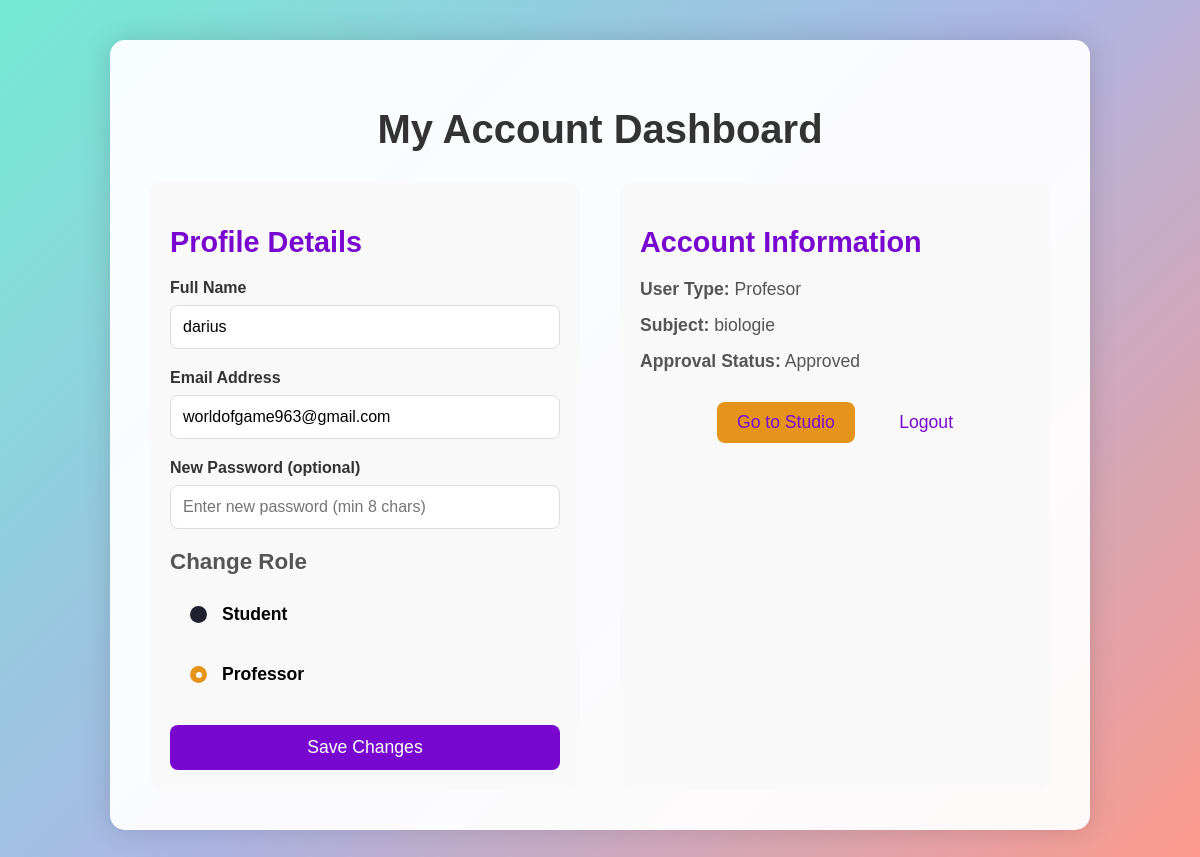
Page /account (signed in) on the earlier database version.
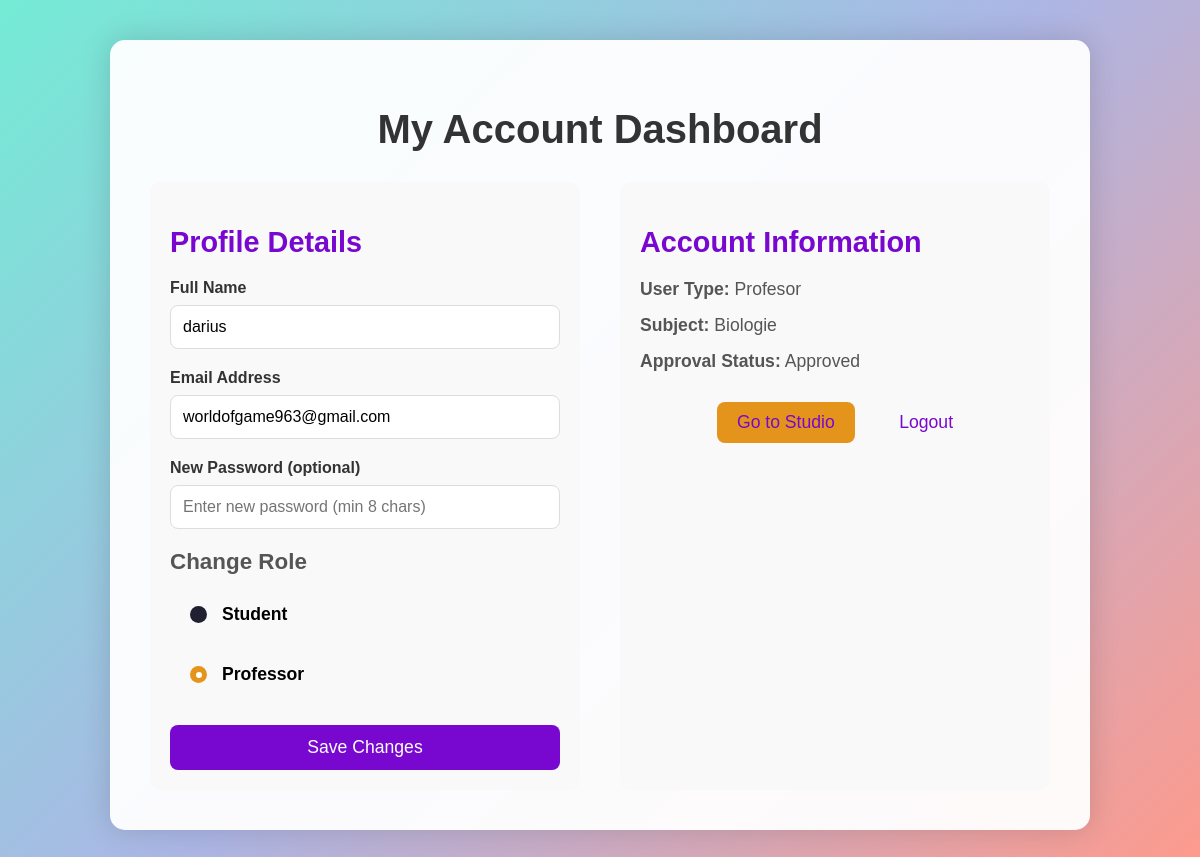
Same page on the later database version.
### models.py (models this page shows, shortened)
class User(db.Model, UserMixin):
    id = db.Column(db.Integer, primary_key=True)
    email = db.Column(db.String(120), unique=True, nullable=False)
    password = db.Column(db.String(120), nullable=False)
    name = db.Column(db.String(120), nullable=True)
    is_admin = db.Column(db.Boolean, default=False)
    user_type = db.Column(db.String(50), nullable=True)
    subject = db.Column(db.String(120), nullable=True)
    is_professor_approved = db.Column(db.Boolean, default=False)
    verification_token = db.Column(db.String(36), nullable=True)
    is_verified = db.Column(db.Boolean, default=False)
    last_login = db.Column(db.DateTime, nullable=True)
    @property
    def is_authenticated(self):
        return True

### AccountPage/routes.py (the view, shortened to what this page needs)
@account_bp.route('/account', methods=['GET', 'POST'])
@login_required
def account():
    user = User.query.get(current_user.id)
    if not user:
        flash('User not found.', 'error')
        return redirect(url_for('landing.index'))
    return render_template('account.html', user=user)

### app.py (called while the page is built)
@login_manager.user_loader
def load_user(user_id):
    user = User.query.get(int(user_id))
    if user and 'user_id' in session:
        user.last_login = datetime.utcnow()
        db.session.commit()
    return user

@app.after_request
def add_header(response):
    response.headers['Cache-Control'] = 'no-store, no-cache, must-revalidate, post-check=0, pre-check=0, max-age=0'
    response.headers['Pragma'] = 'no-cache'
    response.headers['Expires'] = '-1'
    if 'user_id' in session:
        response.set_cookie('logged_in', 'true', max_age=3600, httponly=True)
    else:
        response.set_cookie('logged_in', 'false', max_age=3600, httponly=True)
    return response

### Templates/account.html (shortened to what this page needs)
{% extends "account_base.html" %}
{% block content %}
    <h1>My Account Dashboard</h1>
    <div class="account-wrapper">
        <div class="profile-section">
            <h2>Profile Details</h2>
            <form method="POST">
                <div class="form-group">
                    <label for="name">Full Name</label>
                    <input type="text" id="name" name="name" value="{{ user.name or '' }}" required>
                </div>
                <div class="form-group">
                    <label for="email">Email Address</label>
                    <input type="email" id="email" name="email" value="{{ user.email }}" required>
                </div>
                <div class="form-group">
                    <label for="password">New Password (optional)</label>
                    <input type="password" id="password" name="password" placeholder="Enter new password (min 8 chars)">
                </div>
                <h3>Change Role</h3>
                <div class="radio-input">
                    <label class="label">
                        <input type="radio" id="elev" name="value-radio" value="elev" {% if user.user_type == 'elev' %}checked{% endif %}>
                        <p class="text">Student</p>
                    </label>
                    <label class="label">
                        <input type="radio" id="profesor" name="value-radio" value="profesor" {% if user.user_type == 'profesor' %}checked{% endif %}>
                        <p class="text">Professor</p>
                    </label>
                </div>
                <button type="submit">Save Changes</button>
            </form>
        </div>
        <div class="info-section">
            <h2>Account Information</h2>
            <p><strong>User Type:</strong> {{ user.user_type|capitalize or 'Not set' }}</p>
            <p><strong>Subject:</strong> {{ user.subject or 'Not set' }}</p>
            {% if user.user_type == 'profesor' %}
                <p><strong>Approval Status:</strong>
                    {% if user.is_professor_approved %}Approved{% else %}Pending Approval{% endif %}
                </p>
            {% endif %}
            <div class="actions">
                {% if user.user_type == 'profesor' and user.is_professor_approved %}
                    <a href="{{ url_for('studio.studio') }}" class="studio-link">Go to Studio</a>
                {% endif %}
                <a href="{{ url_for('login.logout') }}" class="logout-link">Logout</a>
            </div>
        </div>
    </div>
{% endblock %}

Differences in the rows shown:
changed User "Profesor": subject "biologie" → "Biologie"
